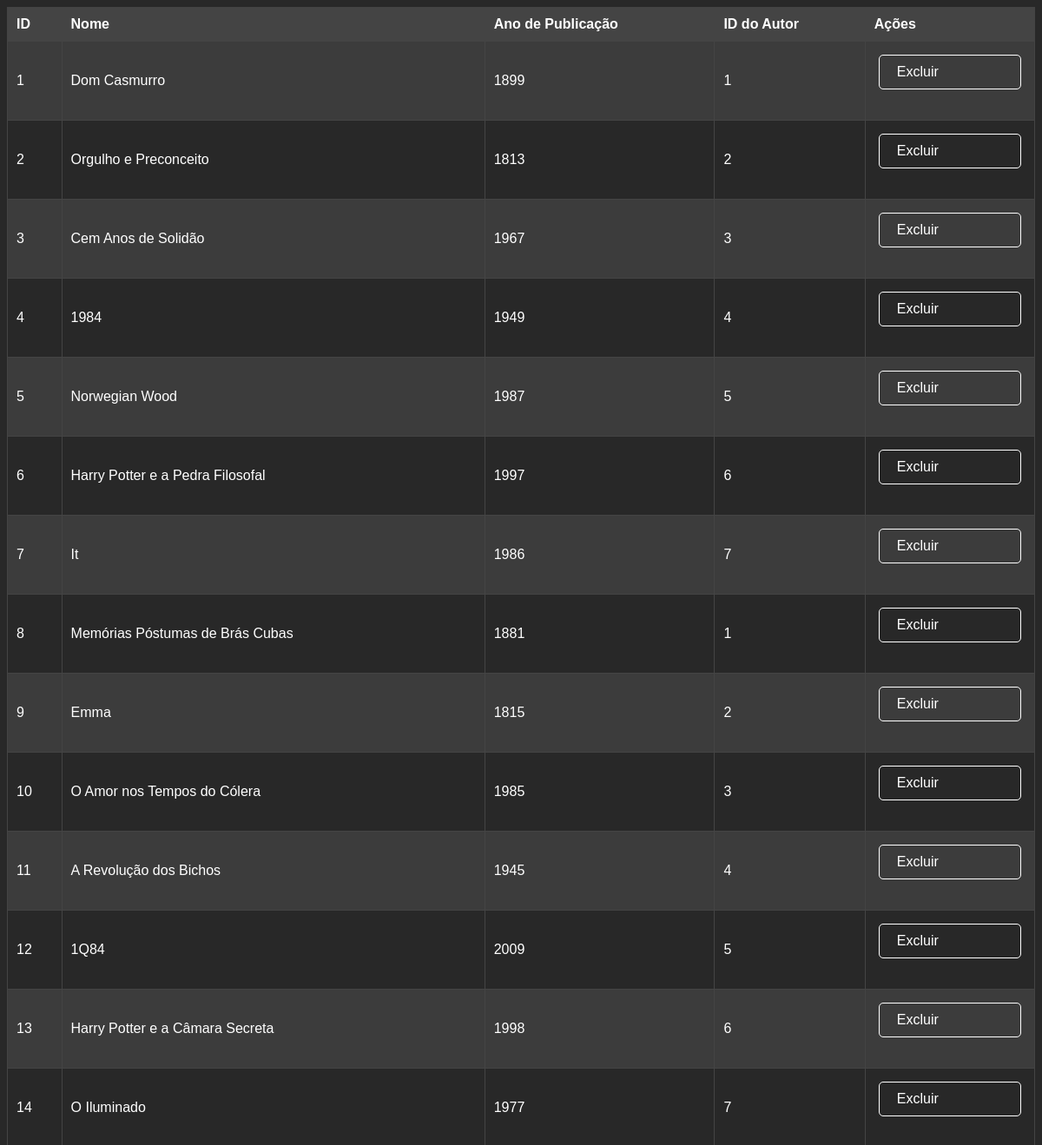
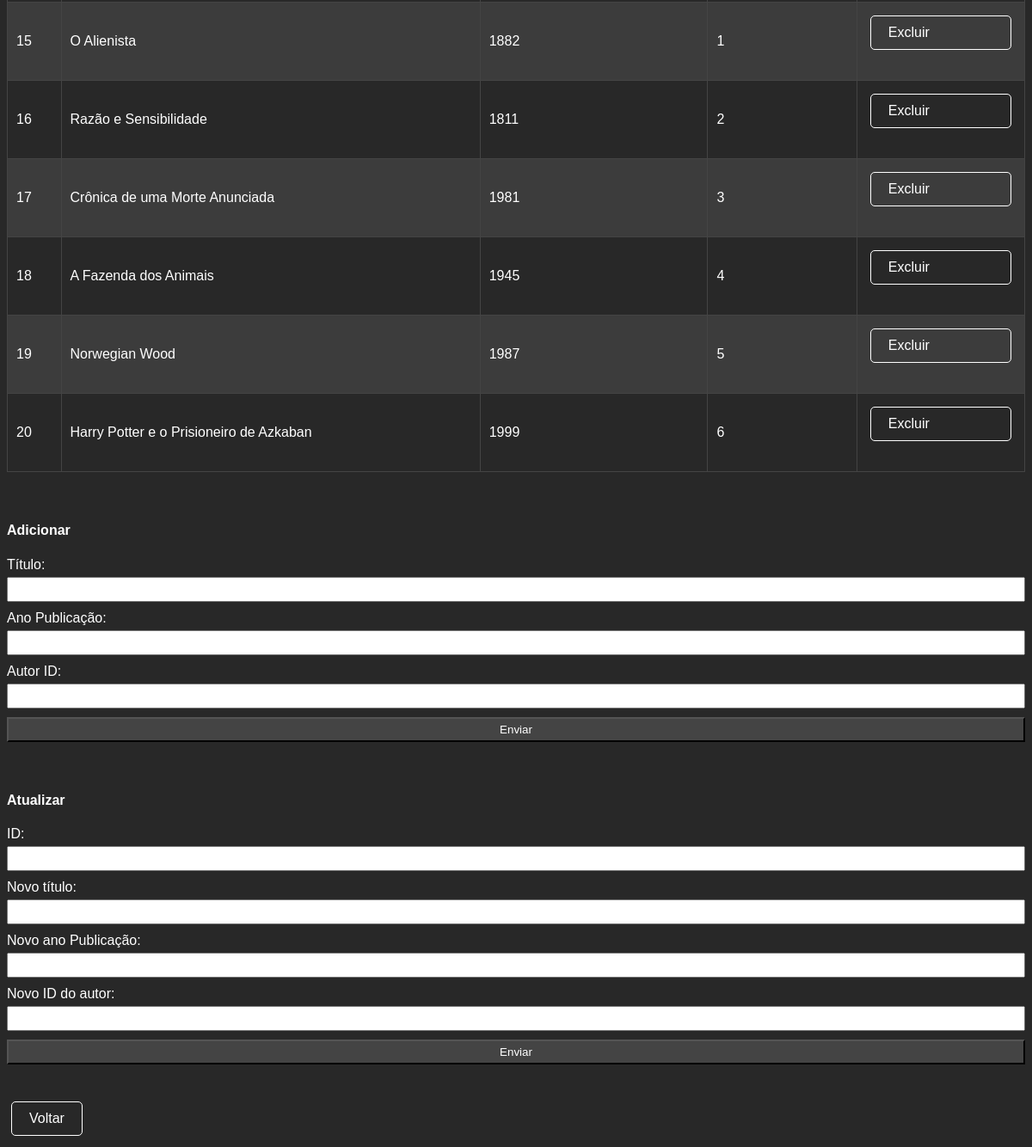
The app's page /Livros/listar.php with its own data (2 pictures, top to bottom).
### tables this page shows
CREATE TABLE IF NOT EXISTS livros (
    id INT AUTO_INCREMENT PRIMARY KEY,
    titulo VARCHAR(100) NOT NULL,
    ano_publicacao INT,
    autor_id INT,
    FOREIGN KEY (autor_id) REFERENCES autor(id)
);

### Livros/funcoes.php (called while the page is built, shortened)
<?php
function listarLivros($conn) {
    $sql = "SELECT * FROM livros";
    $result = mysqli_query($conn, $sql);
    $livros = array();
    if ($result && mysqli_num_rows($result) > 0) {
        while ($row = mysqli_fetch_assoc($result)) {
            $livros[] = $row;
        }
    }
    return $livros;
}
?>

### Livros/listar.php (the view, shortened to what this page needs)
<!DOCTYPE html>
<html lang="pt-BR">
<head>
</head>
<?php
include "../conexao.php";
include "funcoes.php";
$livros = listarLivros($conn);
?>
<table>
    <tr>
        <th>ID</th>
        <th>Nome</th>
        <th>Ano de Publicação</th>
        <th>ID do Autor</th>
        <th>Ações</th>
    </tr>
    <?php foreach ($livros as $livro) : ?>
        <tr>
            <td><?= $livro['id'] ?></td>
            <td><?= $livro['titulo'] ?></td>
            <td><?= $livro['ano_publicacao'] ?></td>
            <td><?= $livro['autor_id'] ?></td>
            <td>
                <form id="botaoExcluir<?= $livro['id'] ?>" action="deletear.php" method="post">
                    <a href="javascript:confirmDelete(<?= $livro['id'] ?>);">Excluir</a>
                </form>
            </td>
        </tr>
    <?php endforeach; ?>
</table>
<br>
<h4>Adicionar</h4>
<form action="inserir.php" method="post">
    <label for="titulo">Título:</label>
    <input type="text" name="titulo" id="#">
    <label for="ano_publicacao">Ano Publicação:</label>
    <input type="text" name="autor_id" id="#">
    <label for="autor_id">Autor ID:</label>
    <input type="number" name="autor_id" id="#">
    <input type="submit" value="Enviar">
</form>
<br>
<h4>Atualizar</h4>
<form action="alterar.php" method="post">
    <label for="id">ID:</label>
    <input type="number" name="id" id="#">
    <label for="titulo">Novo título:</label>
    <input type="text" name="titulo" id="#">
    <label for="ano_publicacao">Novo ano Publicação:</label>
    <input type="number" name="ano_publicacao" id="#">
    <label for="autor_id">Novo ID do autor:</label>
    <input type="number" name="autor_id" id="#">
    <input type="submit" value="Enviar">
</form>
<br>
<a href="../index.php">Voltar</a>
</html>

### Livros/listar.php (style rules this page uses)
table { width: 100%; border-collapse: collapse; margin-bottom: 20px; }
th, td { border: 1px solid #444444; padding: 10px; text-align: left; }
th { background-color: #444444; color: #FFFFFF; }
tr:nth-child(even) { background-color: #3c3c3c; }
form { display: flex; flex-direction: column; margin-bottom: 20px; }
label { margin-bottom: 5px; }
input[type="text"], input[type="email"], input[type="password"], input[type="number"] { margin-bottom: 10px; padding: 5px; }
input[type="submit"] { background-color: #444444; color: #FFFFFF; padding: 5px 10px; cursor: pointer; }
a { color: #FFFFFF; display: inline-block; padding: 10px 20px; margin: 5px; border: 1px solid #FFFFFF; border-radius: 5px; text-decoration: none; transition: background-color 0.3s ease; }

### records on screen
livros: id "1", titulo "Dom Casmurro", ano_publicacao "1899", autor "1"
livros: id "2", titulo "Orgulho e Preconceito", ano_publicacao "1813", autor "2"
livros: id "3", titulo "Cem Anos de Solidão", ano_publicacao "1967", autor "3"
livros: id "4", titulo "1984", ano_publicacao "1949", autor "4"
livros: id "5", titulo "Norwegian Wood", ano_publicacao "1987", autor "5"
livros: id "6", titulo "Harry Potter e a Pedra Filosofal", ano_publicacao "1997", autor "6"
livros: id "7", titulo "It", ano_publicacao "1986", autor "7"
livros: id "8", titulo "Memórias Póstumas de Brás Cubas", ano_publicacao "1881", autor "1"
livros: id "9", titulo "Emma", ano_publicacao "1815", autor "2"
livros: id "10", titulo "O Amor nos Tempos do Cólera", ano_publicacao "1985", autor "3"
livros: id "11", titulo "A Revolução dos Bichos", ano_publicacao "1945", autor "4"
livros: id "12", titulo "1Q84", ano_publicacao "2009", autor "5"
livros: id "13", titulo "Harry Potter e a Câmara Secreta", ano_publicacao "1998", autor "6"
livros: id "14", titulo "O Iluminado", ano_publicacao "1977", autor "7"
livros: id "15", titulo "O Alienista", ano_publicacao "1882", autor "1"
livros: id "16", titulo "Razão e Sensibilidade", ano_publicacao "1811", autor "2"
livros: id "17", titulo "Crônica de uma Morte Anunciada", ano_publicacao "1981", autor "3"
livros: id "18", titulo "A Fazenda dos Animais", ano_publicacao "1945", autor "4"
livros: id "19", titulo "Norwegian Wood", ano_publicacao "1987", autor "5"
livros: id "20", titulo "Harry Potter e o Prisioneiro de Azkaban", ano_publicacao "1999", autor "6"
